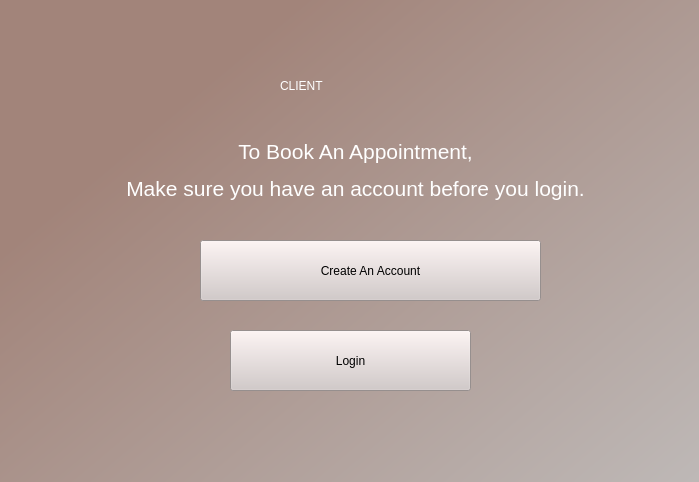
<?xml version="1.0" encoding="UTF-8"?>
<ui version="4.0">
 <class>Form</class>
 <widget class="QWidget" name="Form">
  <property name="geometry">
   <rect>
    <x>0</x>
    <y>0</y>
    <width>699</width>
    <height>482</height>
   </rect>
  </property>
  <property name="windowTitle">
   <string>Form</string>
  </property>
  <property name="styleSheet">
   <string notr="true"/>
  </property>
  <widget class="QLabel" name="label">
   <property name="geometry">
    <rect>
     <x>-4</x>
     <y>-8</y>
     <width>751</width>
     <height>631</height>
    </rect>
   </property>
   <property name="styleSheet">
    <string notr="true">background-color: qlineargradient(spread:pad, x1:0, y1:0, x2:1, y2:1, stop:0.210227 rgba(162, 132, 122, 255), stop:1 rgba(196, 196, 196, 255));
</string>
   </property>
   <property name="text">
    <string/>
   </property>
  </widget>
  <widget class="QLabel" name="label_2">
   <property name="geometry">
    <rect>
     <x>280</x>
     <y>40</y>
     <width>251</width>
     <height>91</height>
    </rect>
   </property>
   <property name="styleSheet">
    <string notr="true">font: 63 48pt &quot;Bahnschrift SemiBold Condensed&quot;;color:rgb(255, 255, 255)</string>
   </property>
   <property name="text">
    <string>CLIENT</string>
   </property>
  </widget>
  <widget class="QLabel" name="label_3">
   <property name="geometry">
    <rect>
     <x>80</x>
     <y>120</y>
     <width>551</width>
     <height>101</height>
    </rect>
   </property>
   <property name="styleSheet">
    <string notr="true">font: 25 12pt &quot;Yu Gothic UI Light&quot;;
color:rgb(255, 255, 255)
</string>
   </property>
   <property name="text">
    <string>&lt;html&gt;&lt;head/&gt;&lt;body&gt;&lt;p align=&quot;center&quot;&gt;&lt;span style=&quot; font-size:16pt;&quot;&gt;To Book An Appointment,&lt;/span&gt;&lt;/p&gt;&lt;p align=&quot;center&quot;&gt;&lt;span style=&quot; font-size:16pt;&quot;&gt;Make sure you have an account before you login.&lt;/span&gt;&lt;/p&gt;&lt;/body&gt;&lt;/html&gt;</string>
   </property>
  </widget>
  <widget class="QPushButton" name="createAcc">
   <property name="geometry">
    <rect>
     <x>200</x>
     <y>240</y>
     <width>341</width>
     <height>61</height>
    </rect>
   </property>
   <property name="styleSheet">
    <string notr="true">background-color: rgb(210, 200, 199);
font: 25 24pt &quot;Segoe UI Light&quot;;</string>
   </property>
   <property name="text">
    <string>Create An Account</string>
   </property>
  </widget>
  <widget class="QPushButton" name="login">
   <property name="geometry">
    <rect>
     <x>230</x>
     <y>330</y>
     <width>241</width>
     <height>61</height>
    </rect>
   </property>
   <property name="styleSheet">
    <string notr="true">background-color: rgb(210, 200, 199);
font: 25 24pt &quot;Segoe UI Light&quot;;</string>
   </property>
   <property name="text">
    <string>Login</string>
   </property>
  </widget>
 </widget>
 <resources/>
 <connections/>
</ui>
